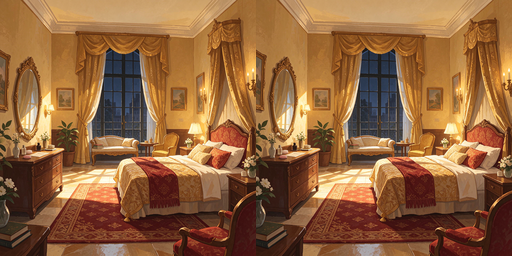
#> input picture imagepack/img/decorations/ml/background1/hotel.png, 512 x 256 px
$ python validate_foreground.py ../../imagepack/img/decorations/ml/background1/hotel.png
#> lines starting #> are read from the running program, lines starting #| are printed output that depends on the picture; after the words box and inside, x2 and y2 are one past the last pixel; in counts of white or black regions, pixels touching at a corner belong together
#!/usr/bin/env python
# -*- coding: utf-8 -*-
"""Validate MapleLantern foreground assets.

Canonical pack asset: 512x256 RGBA, two 256x256 frames.
Per-frame character safe zone: x=86..237, full height, alpha must be exactly 0.
Only the left band (0..85) and right band (238..255) may carry pixels.
The 152px center is the common denominator of the shipped edge-frame pack
(left band 32..85, right band 238..247) and the generated sample sheets.

Frames are duplicate by default (host plays `idle`, which is 2 frames x 1000 ms).
Pass --animated-allow <basenames> to permit a two-frame micro difference for
listed files only: the character safe zone must stay identical between frames,
alpha must not change, and RGB deltas are capped (MAX_ANIM_DELTA).

Usage:
  python validate_foreground.py samples/*_sheet_512x256.png
  python validate_foreground.py --json samples/*_sheet_512x256.png
  python validate_foreground.py --animated-allow "hotel.png,bus_station.png" imagepack/img/decorations/ml/foreground1/*.png
"""

from __future__ import annotations

import argparse
import glob
import json
import os
import sys
from dataclasses import dataclass, field
from typing import Iterable, List

import numpy as np
from PIL import Image

FRAME_W = 256
FRAME_H = 256
SAFE_X0 = 86
SAFE_X1 = 238  # exclusive
MAX_OPAQUE_RATIO = 0.30
MAX_ANIM_DELTA = 24       # per-channel RGB delta cap for animated frames


@dataclass
class Result:
    path: str
    ok: bool = True
    errors: List[str] = field(default_factory=list)
    warnings: List[str] = field(default_factory=list)
    meta: dict = field(default_factory=dict)

    def fail(self, msg: str) -> None:
        self.ok = False
        self.errors.append(msg)


def _check_frame(a: np.ndarray, offset: int, r: Result, label: str) -> None:
    frame_alpha = a[:, offset : offset + FRAME_W, 3]
    safe = frame_alpha[:, SAFE_X0:SAFE_X1]
    if int(safe.max()) != 0:
        bad = int((safe > 0).sum())
        r.fail(f"{label}: character safe zone x={SAFE_X0}..{SAFE_X1 - 1} has {bad} non-transparent px (max alpha {int(safe.max())})")

    # RGB under alpha=0 must be zero, otherwise some engines can show a white matte.
    frame_rgba = a[:, offset : offset + FRAME_W, :]
    transparent = frame_rgba[:, :, 3] == 0
    if transparent.any() and np.any(frame_rgba[:, :, :3][transparent] != 0):
        r.fail(f"{label}: transparent px carry non-zero RGB (white matte risk)")

    opaque_ratio = float((frame_alpha == 255).sum()) / float(FRAME_W * FRAME_H)
    r.meta[f"{label}_opaque_ratio"] = round(opaque_ratio, 4)
    if opaque_ratio > MAX_OPAQUE_RATIO:
        r.fail(f"{label}: opaque ratio {opaque_ratio:.1%} > {MAX_OPAQUE_RATIO:.0%}")


def _check_frame_diff(f0: np.ndarray, f1: np.ndarray, r: Result, allow_animated: bool) -> None:
    if np.array_equal(f0, f1):
        r.meta["frames_equal"] = True
        return
    r.meta["frames_equal"] = False
    if not allow_animated:
        r.fail("frame0 and frame1 differ; pass --animated-allow for an intended two-frame micro difference")
        return

    # 中央安全区两帧必须完全一致（不允许一帧遮人一帧不遮）。
    if not np.array_equal(f0[:, SAFE_X0:SAFE_X1, :], f1[:, SAFE_X0:SAFE_X1, :]):
        r.fail("animated frames differ inside character safe zone x=86..237")
        return

    # 差异只允许出现在左右装饰带。
    band = np.zeros((FRAME_H, FRAME_W), dtype=bool)
    band[:, :SAFE_X0] = True
    band[:, SAFE_X1:] = True
    diff = np.any(f0 != f1, axis=2) & band
    r.meta["diff_px"] = int(diff.sum())
    if not diff.any():
        r.fail("animated frames differ only outside the allowed bands")
        return

    # alpha 不许变化：不允许一帧有图一帧透明（会闪入闪出）。
    if np.any(f0[:, :, 3] != f1[:, :, 3]):
        r.fail("animated frames change alpha; only RGB micro variation is allowed")
        return

    delta = np.abs(f0[:, :, :3].astype(np.int16) - f1[:, :, :3].astype(np.int16))
    max_delta = int(delta.max())
    r.meta["diff_max_delta"] = max_delta
    if max_delta > MAX_ANIM_DELTA:
        r.fail(f"animated frame RGB delta {max_delta} > {MAX_ANIM_DELTA}")

    band_px = int(((f0[:, :, 3] > 0) & band).sum())
    r.meta["diff_ratio"] = round(float(diff.sum()) / float(max(1, band_px)), 4)
    r.meta["diff_band_px"] = band_px


def validate(path: str, allow_animated: bool = False) -> Result:
#> called with allow_animated = False
    r = Result(path=path)
    try:
        with Image.open(path) as src:
#> src is the input picture: PIL image 512x256 RGBA; mean R, G, B, A 145, 99.4, 61.4, 255
            im = src.convert("RGBA")
            size = im.size
#> size = (512, 256)
            mode = src.mode
#> mode = 'RGBA'
    except Exception as exc:  # noqa: BLE001
        r.fail(f"cannot open image: {exc}")
        return r

    r.meta["size"] = list(size)
    r.meta["mode"] = mode
    if mode != "RGBA":
        r.fail(f"mode is {mode}, expected RGBA")
    if size not in ((512, 256), (256, 256)):
        r.fail(f"size is {size}, expected (512, 256) sheet or (256, 256) frame")
        return r
    if size == (256, 256):
        r.warnings.append("single 256x256 frame: preview only, not a pack-ready 2-frame sheet")

    a = np.array(im)
    alpha = a[:, :, 3]
#> alpha: shape (256, 512); every value is 255
    r.meta["alpha_min"] = int(alpha.min())
    r.meta["alpha_max"] = int(alpha.max())
    if int(alpha.min()) != 0:
        r.fail("alpha minimum is not 0 (image may be fully opaque)")
    if int(alpha.max()) != 255:
        r.fail("alpha maximum is not 255 (no fully opaque pixels)")

    _check_frame(a, 0, r, "frame0")
#> in _check_frame, `frame_alpha = a[:, offset : offset + FRAME_W, 3]`: frame_alpha: shape (256, 256); every value is 255
#> in _check_frame, `safe = frame_alpha[:, SAFE_X0:SAFE_X1]`: safe: shape (256, 152); every value is 255
#> in _check_frame, `bad = int((safe > 0).sum())`: bad = 38912
#> in _check_frame, `frame_rgba = a[:, offset : offset + FRAME_W, :]`:
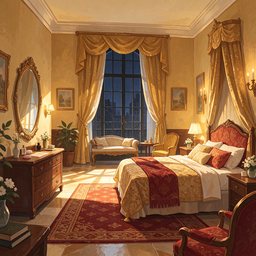
#> frame_rgba: shape (256, 256, 4); mean R, G, B, A 145, 99.4, 61.4, 255
#> in _check_frame, `transparent = frame_rgba[:, :, 3] == 0`: transparent: shape (256, 256) bool; every value is 0
#> in _check_frame, `opaque_ratio = float((frame_alpha == 255).sum()) / float(FRAME_W * FRA..`: opaque_ratio = 1
    if im.size[0] == 512:
        _check_frame(a, 256, r, "frame1")
        _check_frame_diff(a[:, :256, :], a[:, 256:, :], r, allow_animated)
    return r


def expand(paths: Iterable[str]) -> List[str]:
    out: List[str] = []
    for p in paths:
        if any(ch in p for ch in "*?["):
            out.extend(sorted(glob.glob(p)))
        else:
            out.append(p)
    return out


def main(argv: List[str] | None = None) -> int:
    parser = argparse.ArgumentParser(description="Validate MapleLantern foreground PNG assets")
    parser.add_argument("paths", nargs="+", help="PNG paths or glob patterns")
    parser.add_argument("--json", action="store_true", help="print machine-readable JSON")
    parser.add_argument("--animated-allow", default="",
                        help="comma-separated basenames allowed a two-frame micro difference (e.g. hotel.png)")
    args = parser.parse_args(argv)

    files = expand(args.paths)
    if not files:
        print("no input files", file=sys.stderr)
        return 2

    allow = {os.path.basename(x.strip()) for x in args.animated_allow.split(",") if x.strip()}
    results = [validate(p, allow_animated=os.path.basename(p) in allow) for p in files]
    if args.json:
        print(json.dumps([r.__dict__ for r in results], ensure_ascii=False, indent=2))
    else:
        for r in results:
            status = "PASS" if r.ok else "FAIL"
            print(f"[{status}] {os.path.basename(r.path)}")
            print(f"       size={r.meta.get('size')} mode={r.meta.get('mode')} "
                  f"alpha={r.meta.get('alpha_min')}..{r.meta.get('alpha_max')} "
                  f"opaque={r.meta.get('frame0_opaque_ratio')}")
            for w in r.warnings:
                print(f"       WARN {w}")
            for e in r.errors:
                print(f"       ERR  {e}")
#> this loop made 1 pass
#|        size=[512, 256] mode=RGBA alpha=255..255 opaque=1.0

    passed = sum(1 for r in results if r.ok)
    print(f"\nSUMMARY: {passed}/{len(results)} PASS")
    return 0 if passed == len(results) else 1


if __name__ == "__main__":
#> (the run stopped early here; a loop or call above may not have finished)

$ run again, with imagepack/img/decorations/ml/background1/alex_cottage.png copied over imagepack/img/decorations/ml/background1/hotel.png
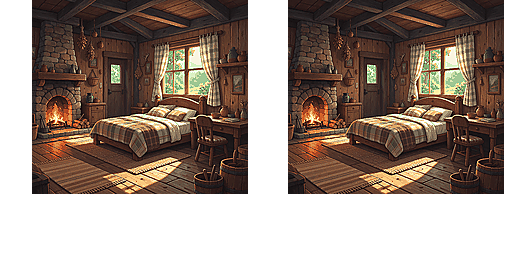
#> input picture imagepack/img/decorations/ml/background1/alex_cottage.png, 512 x 256 px
#> in validate, src is the input picture: PIL image 512x256 RGBA; mean R, G, B, A 60.4, 44.8, 34.9, 163
#> in validate, `alpha = a[:, :, 3]`:
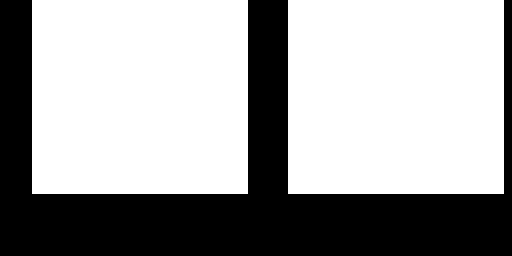
#> alpha: shape (256, 512); 63.9% white; 1 black region, box (x1, y1, x2, y2) and area: (0, 0, 512, 256) 47264
#> frame_alpha: shape (256, 256); 63.9% white; 1 black region, box (x1, y1, x2, y2) and area: (0, 0, 256, 256) 23632
#> safe: shape (256, 152); 75.8% white; 1 black region, box (x1, y1, x2, y2) and area: (0, 194, 152, 256) 9424
#> bad = 29488
#> in _check_frame, `frame_rgba = a[:, offset : offset + FRAME_W, :]`:
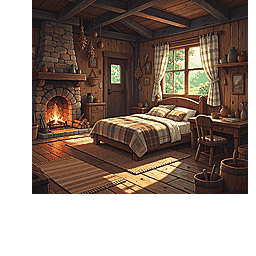
#> frame_rgba: shape (256, 256, 4); mean R, G, B, A 60.4, 44.8, 34.9, 163; transparent parts drawn white
#> opaque_ratio = 0.639
#> the loop in main, `for r in results:` made 1 pass
#|        size=[512, 256] mode=RGBA alpha=0..255 opaque=0.6394

$ run again, with imagepack/img/decorations/ml/background1/alex_farm.png copied over imagepack/img/decorations/ml/background1/hotel.png
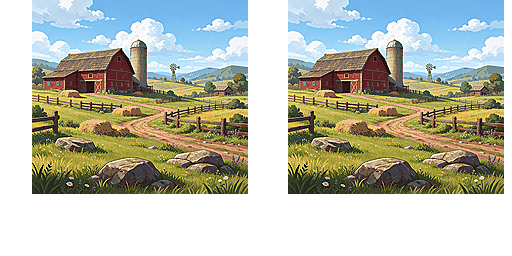
#> input picture imagepack/img/decorations/ml/background1/alex_farm.png, 512 x 256 px
#> in validate, src is the input picture: PIL image 512x256 RGBA; mean R, G, B, A 92.9, 96.2, 82.4, 163
#> in validate, `alpha = a[:, :, 3]`:
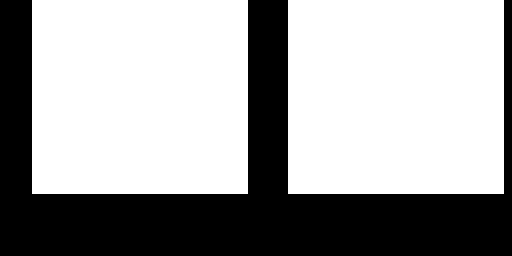
#> alpha: shape (256, 512); 63.9% white; 1 black region, box (x1, y1, x2, y2) and area: (0, 0, 512, 256) 47264
#> frame_alpha: shape (256, 256); 63.9% white; 1 black region, box (x1, y1, x2, y2) and area: (0, 0, 256, 256) 23632
#> safe: shape (256, 152); 75.8% white; 1 black region, box (x1, y1, x2, y2) and area: (0, 194, 152, 256) 9424
#> bad = 29488
#> in _check_frame, `frame_rgba = a[:, offset : offset + FRAME_W, :]`:
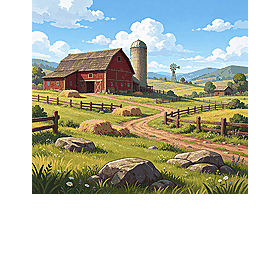
#> frame_rgba: shape (256, 256, 4); mean R, G, B, A 92.9, 96.2, 82.4, 163; transparent parts drawn white
#> opaque_ratio = 0.639
#> the loop in main, `for r in results:` made 1 pass
#|        size=[512, 256] mode=RGBA alpha=0..255 opaque=0.6394
